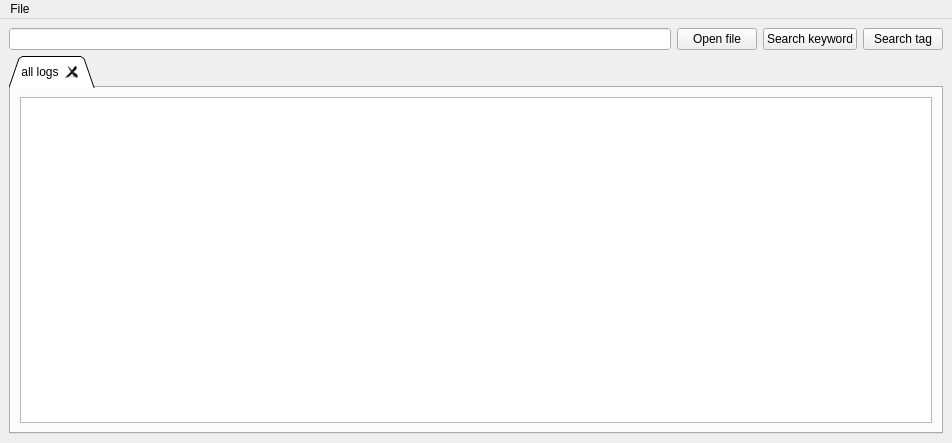
<?xml version="1.0" encoding="UTF-8"?>
<ui version="4.0">
 <class>MainWindow</class>
 <widget class="QMainWindow" name="MainWindow">
  <property name="geometry">
   <rect>
    <x>0</x>
    <y>0</y>
    <width>952</width>
    <height>443</height>
   </rect>
  </property>
  <property name="windowTitle">
   <string>MainWindow</string>
  </property>
  <widget class="QWidget" name="centralwidget">
   <layout class="QVBoxLayout" name="verticalLayout_2">
    <item>
     <layout class="QHBoxLayout" name="horizontalLayout_3">
      <item>
       <widget class="QLineEdit" name="lineEdit">
        <property name="acceptDrops">
         <bool>false</bool>
        </property>
        <property name="autoFillBackground">
         <bool>true</bool>
        </property>
        <property name="readOnly">
         <bool>true</bool>
        </property>
       </widget>
      </item>
      <item>
       <widget class="QPushButton" name="open_file">
        <property name="text">
         <string>Open file</string>
        </property>
       </widget>
      </item>
      <item>
       <widget class="QPushButton" name="search_keyword">
        <property name="text">
         <string>Search keyword</string>
        </property>
       </widget>
      </item>
      <item>
       <widget class="QPushButton" name="search_tag">
        <property name="text">
         <string>Search tag</string>
        </property>
       </widget>
      </item>
     </layout>
    </item>
    <item>
     <layout class="QVBoxLayout" name="verticalLayout">
      <item>
       <widget class="QTabWidget" name="tabWidget">
        <property name="enabled">
         <bool>true</bool>
        </property>
        <property name="tabPosition">
         <enum>QTabWidget::North</enum>
        </property>
        <property name="tabShape">
         <enum>QTabWidget::Triangular</enum>
        </property>
        <property name="currentIndex">
         <number>0</number>
        </property>
        <property name="usesScrollButtons">
         <bool>true</bool>
        </property>
        <property name="documentMode">
         <bool>false</bool>
        </property>
        <property name="tabsClosable">
         <bool>true</bool>
        </property>
        <property name="movable">
         <bool>true</bool>
        </property>
        <property name="tabBarAutoHide">
         <bool>false</bool>
        </property>
        <widget class="QWidget" name="tab">
         <property name="enabled">
          <bool>true</bool>
         </property>
         <attribute name="title">
          <string>all logs</string>
         </attribute>
         <layout class="QHBoxLayout" name="horizontalLayout">
          <item>
           <widget class="QPlainTextEdit" name="plainTextEdit">
            <property name="readOnly">
             <bool>true</bool>
            </property>
           </widget>
          </item>
         </layout>
        </widget>
       </widget>
      </item>
      <item>
       <layout class="QHBoxLayout" name="horizontalLayout_2"/>
      </item>
     </layout>
    </item>
   </layout>
  </widget>
  <widget class="QMenuBar" name="menubar">
   <property name="geometry">
    <rect>
     <x>0</x>
     <y>0</y>
     <width>952</width>
     <height>21</height>
    </rect>
   </property>
   <widget class="QMenu" name="menuFiles">
    <property name="title">
     <string>File</string>
    </property>
    <addaction name="actionOpen_file"/>
    <addaction name="actionSave_file"/>
    <addaction name="actionShow_text_file"/>
   </widget>
   <addaction name="menuFiles"/>
  </widget>
  <action name="actionOpen_file">
   <property name="text">
    <string>Open file</string>
   </property>
  </action>
  <action name="actionSave_file">
   <property name="text">
    <string>Save file</string>
   </property>
  </action>
  <action name="actionShow_text_file">
   <property name="text">
    <string>Show text file</string>
   </property>
  </action>
 </widget>
 <resources/>
 <connections/>
</ui>
